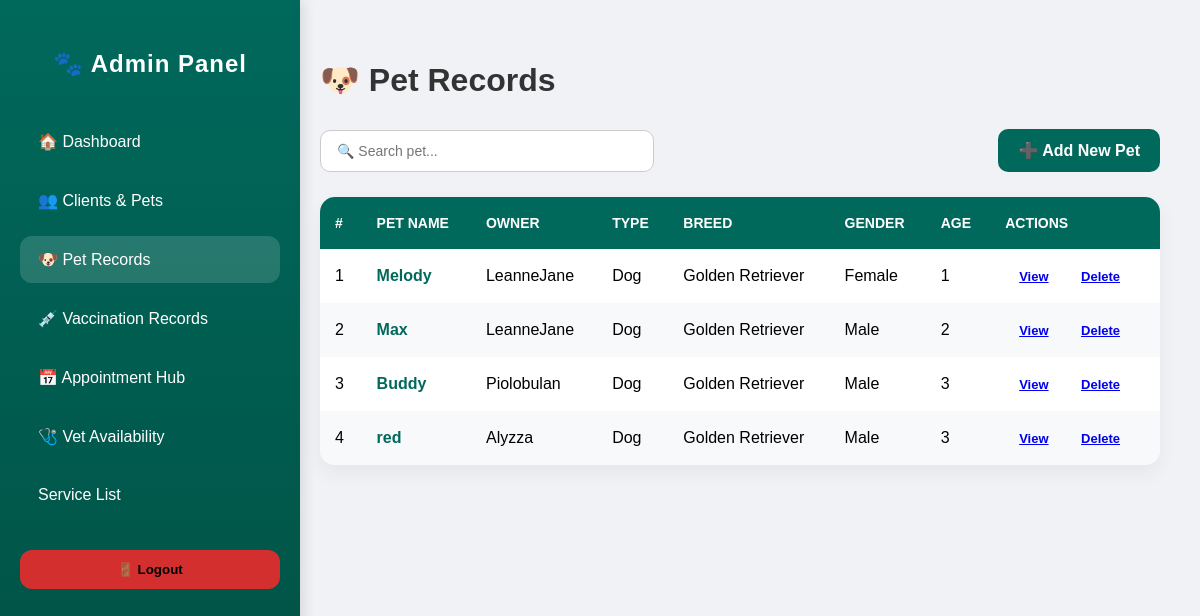
Page /pet-records-admin/ on the earlier database version.
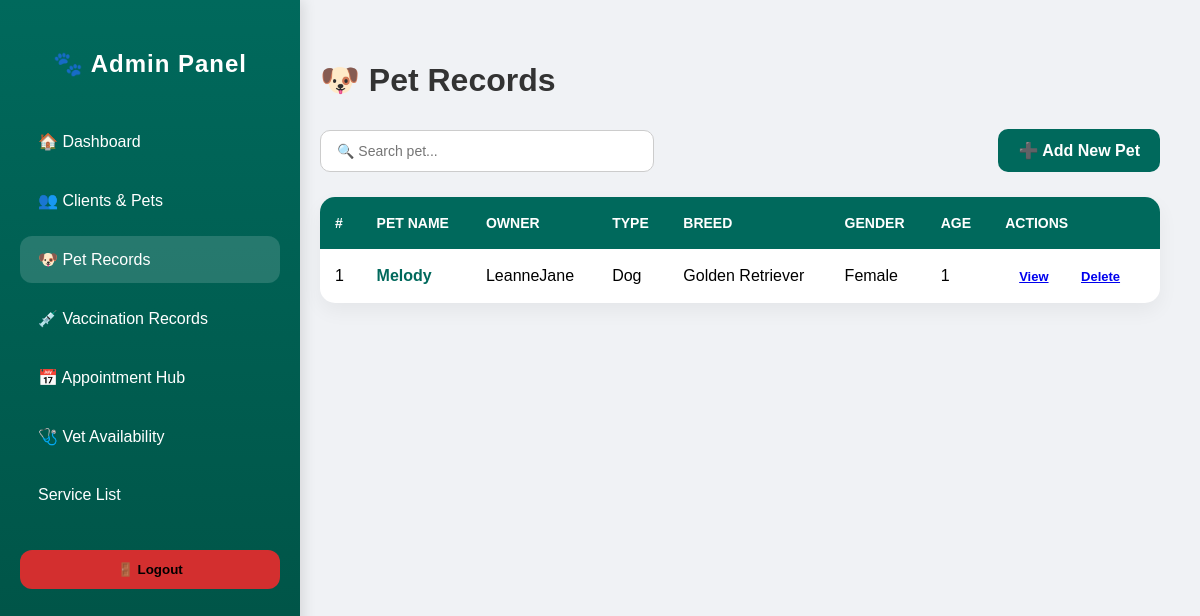
Same page on the later database version.
### main/models.py (models this page shows, shortened)
class Pet(models.Model):
    owner = models.ForeignKey(User, on_delete=models.CASCADE)
    name = models.CharField(max_length=100)
    species = models.CharField(max_length=50)
    breed = models.CharField(max_length=100, blank=True, null=True)
    gender = models.CharField(max_length=10)
    color = models.CharField(max_length=50, blank=True, null=True)
    birthday = models.DateField(blank=True, null=True)
    age = models.PositiveIntegerField(default=0)
    weight = models.DecimalField(max_digits=5, decimal_places=2, blank=True, null=True)
    image = models.ImageField(upload_to='pets/', blank=True, null=True)
    is_active = models.BooleanField(default=True)  # Soft-delete flag
    def calculate_age(self):
        if self.birthday:
            today = date.today()
            years = today.year - self.birthday.year
            if (today.month, today.day) < (self.birthday.month, self.birthday.day):
                years -= 1
            return years
        return self.age

### main/views.py (the view)
# urls.py: path('pet-records-admin/', views.pet_records_admin, name='pet_records_admin'),
def pet_records_admin(request):
    pets = Pet.objects.select_related('owner').all()
    return render(request, 'admin/pet_records_admin.html', {'pets': pets})

### main/templates/admin/pet_records_admin.html (shortened to what this page needs)
{% load static %}
<!DOCTYPE html>
<html lang="en">
<head>
    <link rel="stylesheet" href="{% static 'css/admin/pet_records.css' %}">
</head>
<body>
<div class="sidebar">
    <h2>🐾 Admin Panel</h2>
    <div class="nav-links">
        <a href="{% url 'admin_dashboard' %}">🏠 Dashboard</a>
        <a href="{% url 'clients_pets' %}">👥 Clients & Pets</a>
        <a href="{% url 'pet_records_admin' %}" class="active">🐶 Pet Records</a>
        <a href="{% url 'vaccine_records_admin' %}">💉 Vaccination Records</a>
        <a href="{% url 'appointment_hub' %}">📅 Appointment Hub</a>
        <a href="{% url 'vet_availability_admin' %}">🩺 Vet Availability</a>
        <a href="{% url 'service_list' %}">Service List</a>
    </div>
    <form action="{% url 'logout' %}" method="post">
        <button class="logout-btn">🚪 Logout</button>
    </form>
</div>
<div class="main-content">
    <div class="header">
        <h1>🐶 Pet Records</h1>
    </div>
    <div class="actions">
        <input type="text" id="searchInput" placeholder="🔍 Search pet...">
        <a href="{% url 'add_pet_admin' %}" class="btn-add">➕ Add New Pet</a>
    </div>
    <table id="petTable">
        <thead>
        <tr>
            <th>#</th>
            <th>Pet Name</th>
            <th>Owner</th>
            <th>Type</th>
            <th>Breed</th>
            <th>Gender</th>
            <th>Age</th>
            <th>Actions</th>
        </tr>
        </thead>
        <tbody>
        {% if pets %}
            {% for pet in pets %}
            <tr>
                <td>{{ forloop.counter }}</td>
                <td>
                    <a href="{% url 'pet_detail_admin' pet.id %}" style="text-decoration:none; color:#00695c; font-weight:600;">
                        {{ pet.name }}
                    </a>
                </td>
                <td>{{ pet.owner.username }}</td>
                <td>{{ pet.species }}</td>
                <td>{{ pet.breed|default:"-" }}</td>
                <td>{{ pet.gender|default:"-" }}</td>
                <td>
                    {% if pet.birthday %}
                        {{ pet.calculate_age }}
                    {% else %}
                        -
                    {% endif %}
                </td>
                <td>
                    <a href="{% url 'pet_detail_admin' pet.id %}" class="btn">View</a>
                    <a href="{% url 'delete_pet_admin' pet.id %}" onclick="return confirm('Delete this pet?')" class="btn">Delete</a>
                </td>
            </tr>
            {% endfor %}
        {% else %}
            <tr><td colspan="8" class="empty-message">No pets found.</td></tr>
        {% endif %}
        </tbody>
    </table>
</div>
</body>
</html>

Differences in the rows shown:
removed Pet: name "Max", owner.username "LeanneJane", species "Dog", breed "Golden Retriever", gender "Male", calculate_age "2"
removed Pet: name "Buddy", owner.username "Piolobulan", species "Dog", breed "Golden Retriever", gender "Male", calculate_age "3"
removed Pet: name "red", owner.username "Alyzza", species "Dog", breed "Golden Retriever", gender "Male", calculate_age "3"
